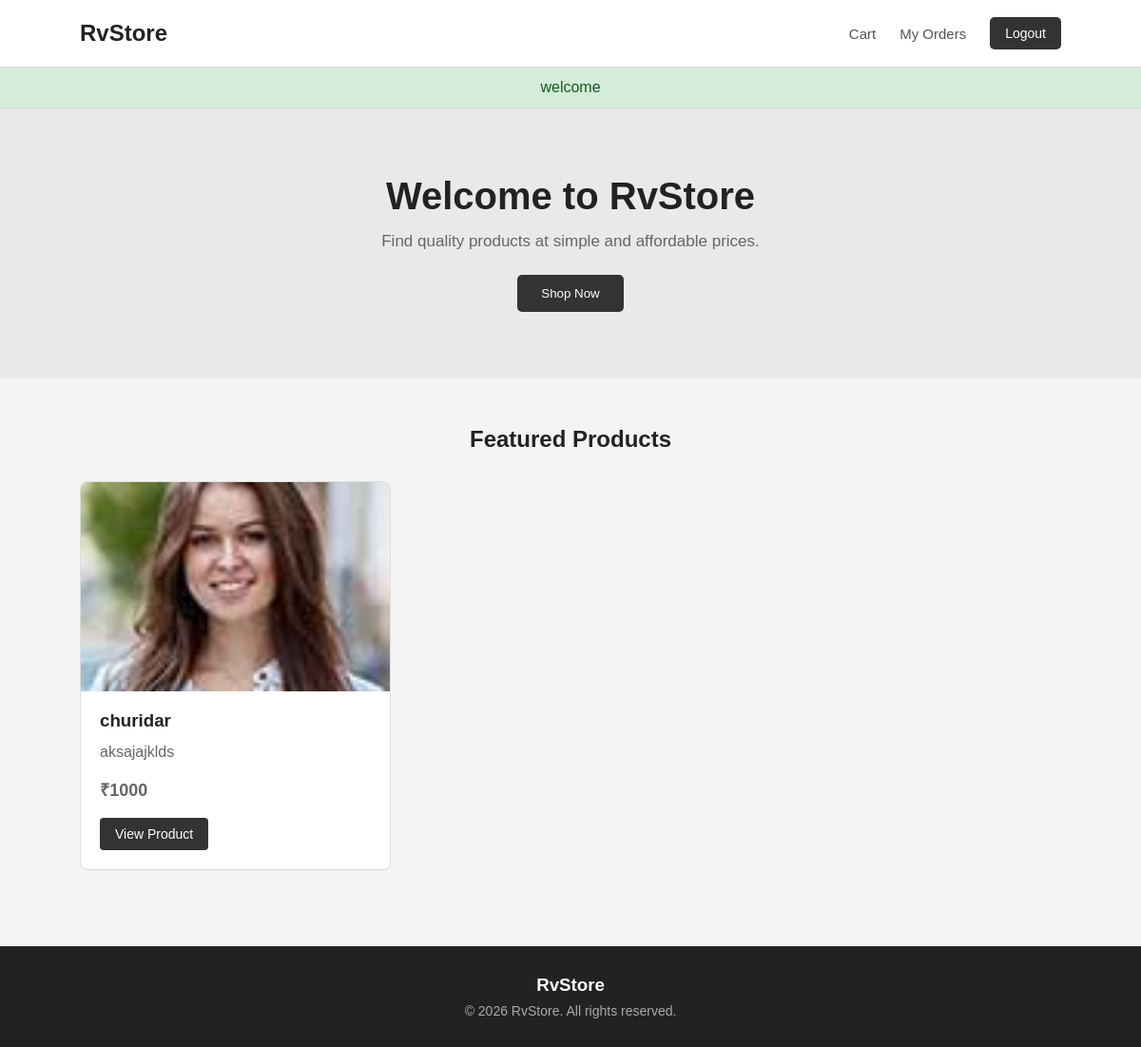
Before: /dashboard/ (signed in) with the older database file.
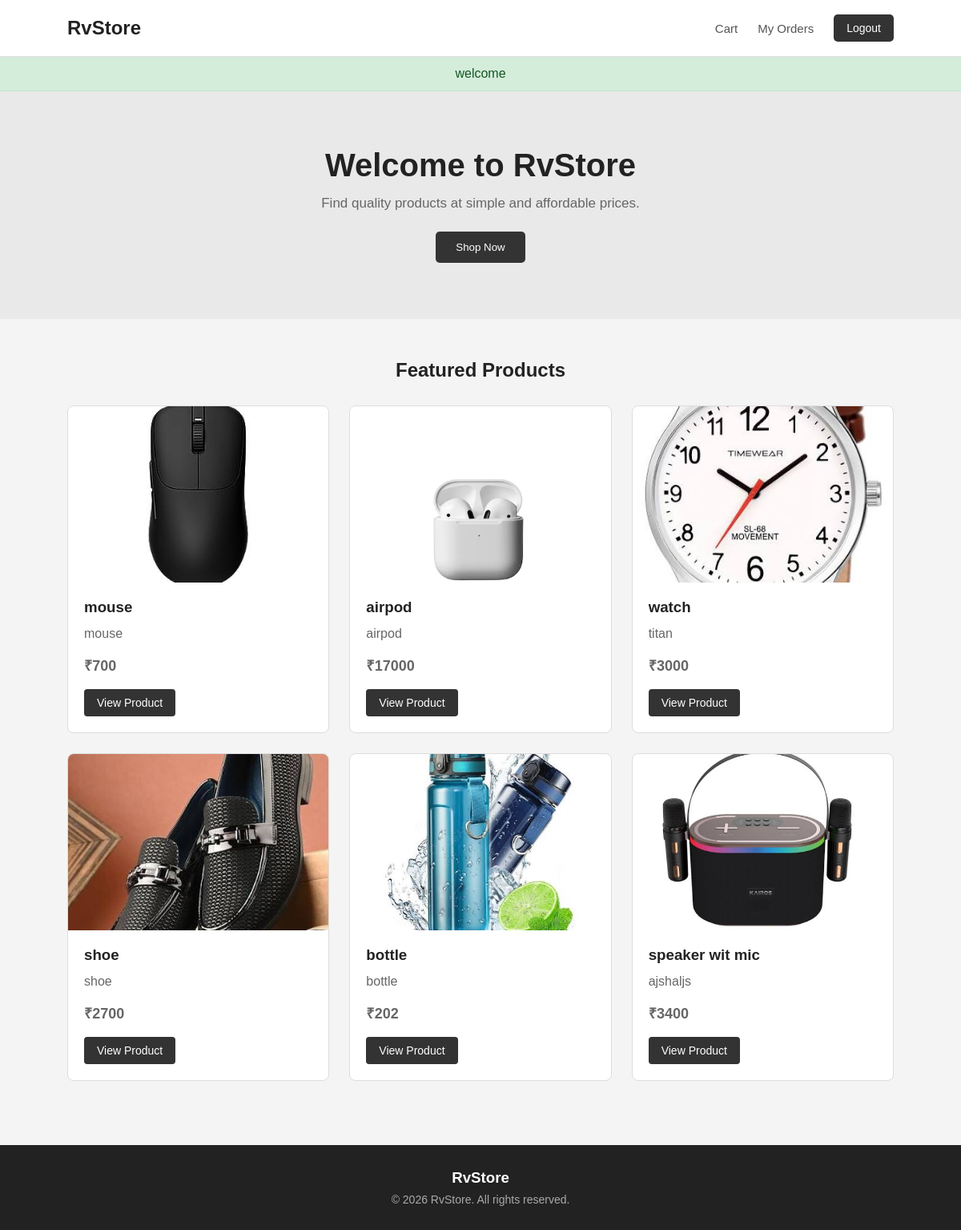
After: the same page with the newer database file.
### ecomapp/models.py (models this page shows, shortened)
class Product(models.Model):
    product_name=models.CharField(max_length=100)
    category=models.ForeignKey(Category,on_delete=models.CASCADE)
    description=models.CharField(max_length=100)
    price=models.PositiveIntegerField()
    image=models.ImageField(upload_to='product_images')
    stock = models.PositiveIntegerField(default=0)

### ecomapp/views.py (the view)
# urls.py: path('dashboard/', DashboardView.as_view(), name='dashboard'),
class DashboardView( LoginRequiredMixin, View):
    def get(self, request):
        products=Product.objects.all()
        messages.success(request, "welcome")
        return render(request, 'dashboard.html',{'products':products})

### ecomapp/context_processors.py (called while the page is built)
def cart_count(request):
    cart=request.session.get('cart',{})
    count=sum(cart.values())
    return {'cart_count':count}

### ecomapp/templates/dashboard.html (shortened to what this page needs)
<!DOCTYPE html>
<html lang="en">
<head>
</head>
<body>
    <header>
        <div class="logo">
            RvStore
        </div>
        <nav>
            <a href="{% url 'cart' %}">
                Cart
            </a>
            <a href="{% url 'my_orders' %}">
                My Orders
            </a>
            <form method="POST"
                  action="{% url 'logout' %}"
                  style="display: inline;">
                <button
                    type="submit"
                    class="logout-btn"
                >
                    Logout
                </button>
            </form>
        </nav>
    </header>
    {% if messages %}
        {% for message in messages %}
            <div class="alert alert-{{ message.tags }}">
                {{ message }}
            </div>
        {% endfor %}
    {% endif %}
    <section class="hero">
        <h1>
            Welcome to RvStore
        </h1>
        <p>
            Find quality products at simple and affordable prices.
        </p>
        <button>
            Shop Now
        </button>
    </section>
    <section class="section">
        <h2>
            Featured Products
        </h2>
        <div class="cards">
            {% for product in products %}
                <div class="card">
                    <div class="card-image">
                        {% if product.image %}
                            <img
                                src="{{ product.image.url }}"
                                alt="{{ product.product_name }}"
                            >
                        {% else %}
                            No Image
                        {% endif %}
                    </div>
                    <div class="card-content">
                        <h3>
                            {{ product.product_name }}
                        </h3>
                        <p>
                            {{ product.description }}
                        </p>
                        <p class="price">
                            ₹{{ product.price }}
                        </p>
                        <a href="{% url 'product_detail' product.id %}">
                            View Product
                        </a>
                    </div>
                </div>
            {% empty %}
                <p>
                    No products available.
                </p>
            {% endfor %}
        </div>
    </section>
    <footer>
        <h3>
            RvStore
        </h3>
        <p>
            © 2026 RvStore. All rights reserved.
        </p>
    </footer>
</body>
</html>

Changed rows visible on the page:
removed Product: image (picture), product_name "churidar", description "aksajajklds", price "1000"
added Product: image (picture), product_name "mouse", description "mouse", price "700"
added Product: image (picture), product_name "airpod", description "airpod", price "17000"
added Product: image (picture), product_name "watch", description "titan", price "3000"
added Product: image (picture), product_name "shoe", description "shoe", price "2700"
added Product: image (picture), product_name "bottle", description "bottle", price "202"
added Product: image (picture), product_name "speaker wit mic", description "ajshaljs", price "3400"
